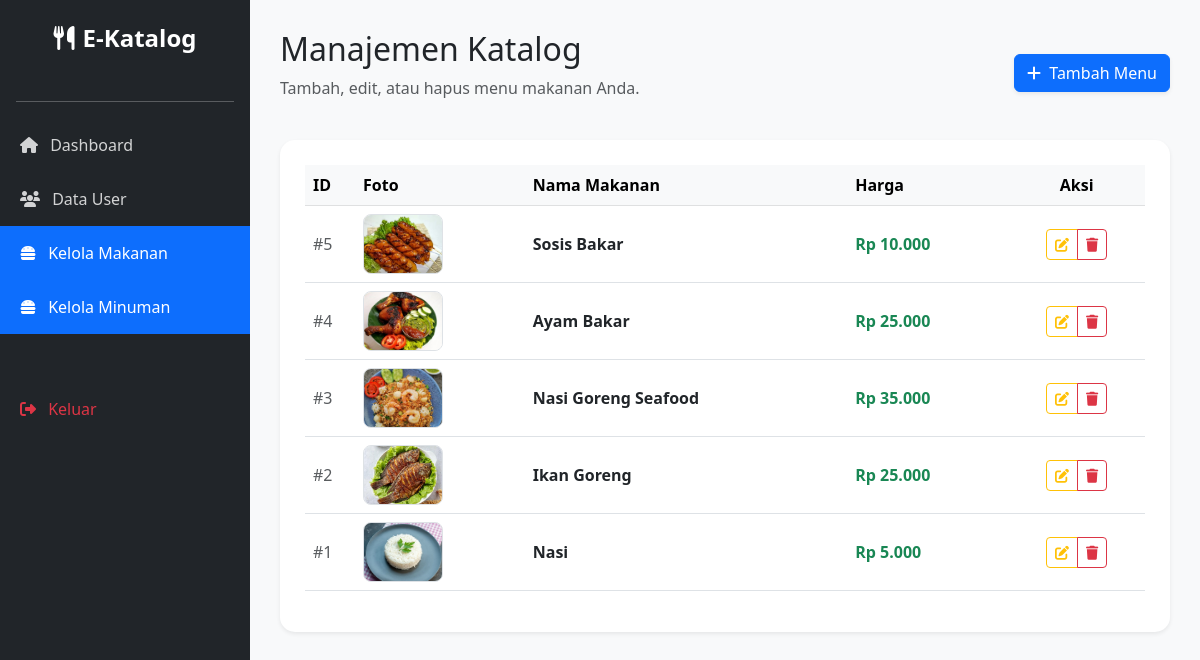
Screenshot of /admin/katalogMakanan/index.php (signed in) with the database file from the repository.
### tables this page shows
CREATE TABLE `produk` (
  `id` int(11) NOT NULL,
  `nama_makanan` varchar(100) NOT NULL,
  `harga` int(11) NOT NULL,
  `gambar` varchar(255) NOT NULL
);

### admin/katalogMakanan/index.php (the view, shortened to what this page needs)
<?php
include '../../config/config.php';
$result = mysqli_query($conn, "SELECT * FROM produk ORDER BY id DESC");
?>
<!DOCTYPE html>
<html lang="id">
<head>
    <link href="https://cdn.jsdelivr.net/npm/bootstrap@5.3.0/dist/css/bootstrap.min.css" rel="stylesheet">
    <link rel="stylesheet" href="https://cdnjs.cloudflare.com/ajax/libs/font-awesome/6.4.0/css/all.min.css">
</head>
<body>
<div class="sidebar">
    <div class="p-4">
        <h4 class="text-center fw-bold"><i class="fas fa-utensils me-2"></i>E-Katalog</h4>
    </div>
    <hr class="mx-3">
    <a href="../dashboard.php"><i class="fas fa-home me-2"></i> Dashboard</a>
    <a href="../infoUser.php"><i class="fas fa-users me-2"></i> Data User</a>
    <a href="index.php" class="active"><i class="fas fa-hamburger me-2"></i> Kelola Makanan</a>
    <a href="../katalogMinuman/index.php" class="active"><i class="fas fa-hamburger me-2"></i> Kelola Minuman</a>
    <a href="../logout.php" class="text-danger mt-5"><i class="fas fa-sign-out-alt me-2"></i> Keluar</a>
</div>
<div class="content">
    <div class="d-flex justify-content-between align-items-center mb-4">
        <div>
            <h2>Manajemen Katalog</h2>
            <p class="text-muted">Tambah, edit, atau hapus menu makanan Anda.</p>
        </div>
        <a href="tambah.php" class="btn btn-primary shadow-sm">
            <i class="fas fa-plus me-1"></i> Tambah Menu
        </a>
    </div>
    <div class="table-container">
        <div class="table-responsive">
            <table class="table table-hover align-middle">
                <thead class="table-light">
                    <tr>
                        <th width="50">ID</th>
                        <th>Foto</th>
                        <th>Nama Makanan</th>
                        <th>Harga</th>
                        <th class="text-center">Aksi</th>
                    </tr>
                </thead>
                <tbody>
                    <?php if(mysqli_num_rows($result) > 0): ?>
                        <?php while($row = mysqli_fetch_assoc($result)): ?>
                        <tr>
                            <td><span class="text-muted">#<?php echo $row['id']; ?></span></td>
                            <td>
                                <img src="../../assets/img/<?php echo $row['gambar']; ?>" class="img-product border" alt="Produk">
                            </td>
                            <td><strong><?php echo $row['nama_makanan']; ?></strong></td>
                            <td><span class="text-success fw-bold">Rp <?php echo number_format($row['harga'], 0, ',', '.'); ?></span></td>
                            <td class="text-center">
                                <div class="btn-group" role="group">
                                    <a href="edit.php?id=<?php echo $row['id']; ?>" class="btn btn-sm btn-outline-warning" title="Edit">
                                        <i class="fas fa-edit"></i>
                                    </a>
                                    <a href="delete.php?id=<?php echo $row['id']; ?>" class="btn btn-sm btn-outline-danger"
                                       onclick="return confirm('Apakah Anda yakin ingin menghapus menu ini?')" title="Hapus">
                                        <i class="fas fa-trash"></i>
                                    </a>
                                </div>
                            </td>
                        </tr>
                        <?php endwhile; ?>
                    <?php else: ?>
                        <tr>
                            <td colspan="5" class="text-center py-4 text-muted">Belum ada data makanan.</td>
                        </tr>
                    <?php endif; ?>
                </tbody>
            </table>
        </div>
    </div>
</div>
</body>
</html>

### admin/katalogMakanan/index.php (style rules this page uses)
body { font-family: 'Segoe UI', sans-serif; background-color: #f8f9fa; }
.sidebar { min-height: 100vh; width: 250px; background: #212529; color: white; position: fixed; z-index: 100; }
.sidebar a { color: rgba(255,255,255,0.8); text-decoration: none; padding: 15px 20px; display: block; transition: 0.3s; }
.sidebar a.active { background: #0d6efd; color: white; }
.content { margin-left: 250px; padding: 30px; }
.table-container { background: white; border-radius: 15px; padding: 25px; box-shadow: 0 0.125rem 0.25rem rgba(0, 0, 0, 0.075); }
.img-product { width: 80px; height: 60px; object-fit: cover; border-radius: 8px; }

### rows the page displays
produk: id "5", gambar (picture), nama_makanan "Sosis Bakar", harga "10.000"
produk: id "4", gambar (picture), nama_makanan "Ayam Bakar", harga "25.000"
produk: id "3", gambar (picture), nama_makanan "Nasi Goreng Seafood", harga "35.000"
produk: id "2", gambar (picture), nama_makanan "Ikan Goreng", harga "25.000"
produk: id "1", gambar (picture), nama_makanan "Nasi", harga "5.000"
